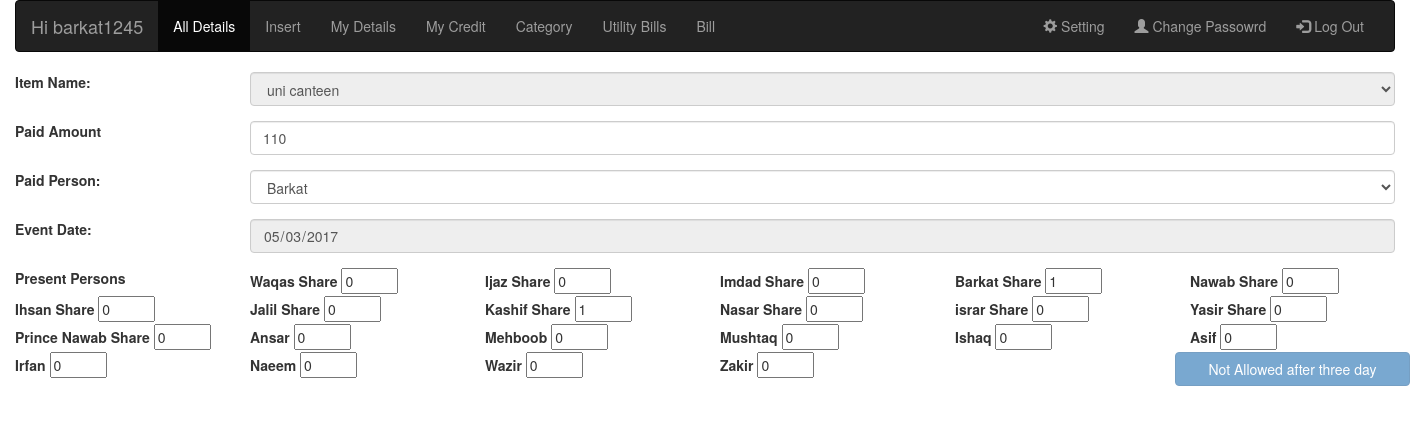
/edit.php?id=1887 (signed in), run on the app's committed database.
### tables this page shows
CREATE TABLE IF NOT EXISTS `bills` (
  `no` int(11) NOT NULL AUTO_INCREMENT,
  `eventdate` date NOT NULL,
  `item_name` varchar(50) NOT NULL,
  `paid_person` varchar(6) NOT NULL,
  `paid_amount` int(11) NOT NULL,
  `wsk_share` int(2) NOT NULL,
  `imd_share` int(2) NOT NULL,
  `brk_share` int(2) NOT NULL,
  `ijz_share` int(2) NOT NULL,
  `nwb_share` int(2) NOT NULL,
  `isn_share` int(2) NOT NULL,
  `jal_share` int(2) NOT NULL,
  `kas_share` int(2) NOT NULL,
  `nsr_share` int(2) NOT NULL,
  `isr_share` int(2) NOT NULL,
  `yas_share` int(2) NOT NULL,
  `nwbc_share` int(2) NOT NULL DEFAULT '0',
  `create_at` timestamp NOT NULL DEFAULT CURRENT_TIMESTAMP,
  `status` tinyint(4) NOT NULL DEFAULT '1',
  `actor` varchar(30) NOT NULL,
  `mhb_share` int(2) NOT NULL,
  `mus_share` int(2) NOT NULL,
  `isq_share` int(2) NOT NULL,
  `asf_share` int(2) NOT NULL DEFAULT '0',
  `ans_share` int(2) NOT NULL,
  `wzr_share` int(2) NOT NULL DEFAULT '0',
  `nae_share` int(2) NOT NULL DEFAULT '0',
  `irf_share` int(2) NOT NULL,
  `zkr_share` int(2) NOT NULL DEFAULT '0',
  PRIMARY KEY (`no`),
  UNIQUE KEY `eventdate` (`eventdate`,`item_name`,`paid_person`,`paid_amount`)
);

### sandbox/functions.php (the view, shortened to what this page needs)
<?php
function get_item($con,$select=""){
	 $q="SELECT item_name from items order by item_name ASC";
	$exe=mysqli_query($con,$q);
	while($exer=mysqli_fetch_assoc($exe)){
	echo	$item=$exer['item_name'];
		$s="";
		if($select==$item)
		{$s="Selected";}
echo "<option $s value='$item'>$item</option>";
		}
	}
function date_difference($eventdate,$actor){
 if($actor=="admin"){
	 return 0;
 }
	else {
		$now = time();
		$your_date = strtotime($eventdate);
		$datediff = $now - $your_date;
		$val = floor($datediff / (60 * 60 * 24));
		return $val;
	}
}
?>

### edit.php (shortened to what this page needs)
<?php require_once('template/head.php');?>
</head>
<body>
<div class="container-fluid">
     <?php require_once('template/nav.php');?>
<?php
if(isset($_GET['id'])){
$id=$_GET['id'];
 $q="SELECT * FROM bills WHERE no='$id'";
$exe=mysqli_query($con,$q);
$exer=mysqli_fetch_assoc($exe);
 $eventdate=$exer['eventdate'];
 $_create=$exer['create_at'];
 $itemname=$exer['item_name'];
 $paid_person=$exer['paid_person'];
 $paid_amount=$exer['paid_amount'];
 $wsk=$exer['wsk_share'];
 $ijz=$exer['ijz_share'];
 $imd=$exer['imd_share'];
 $brk=$exer['brk_share'];
 $nwb=$exer['nwb_share'];
 $isn=$exer['isn_share'];
 $jal=$exer['jal_share'];
 $kas=$exer['kas_share'];
 $nsr=$exer['nsr_share'];
 $isr=$exer['isr_share'];
 $yas=$exer['yas_share'];
 $nwbc=$exer['nwbc_share'];
 $ans=$exer['ans_share'];
 $mhb=$exer['mhb_share'];
  $mus=$exer['mus_share'];
  $isq=$exer['isq_share'];
	$asf=$exer['asf_share'];
	$irf=$exer['irf_share'];
	$nae=$exer['nae_share'];
  $wzr=$exer['wzr_share'];
   $zkr=$exer['zkr_share'];
$d=date_difference($_create,$actor);
if($d>3){
$c="disabled";
$act="Not Allowed after three day";
}
else{
$c="";
$act="Update";
}
}
?>
<form name="billinst" onsubmit="return validate()" method="post" action="update.php">
    <div class="form-group row">
    <label for="selectitem" class="col-sm-2 form-conrol-label">Item Name:</label>
    <div class="col-sm-10">
   <select class="form-control" id="selectitem" <?php if($actor !='admin'){echo 'readonly';} ?> name="item" onChange="remove_border('selectitem')" >
      <?php
      get_item($con,$itemname);
       ?>
    </select>
    </div>
 </div>
  <div class="form-group row">
    <label for="amount" class="col-sm-2 form-conrol-label">Paid Amount</label>
    <div class="col-sm-10">
    <input type="text" class="form-control" id="amount" class="col-sm-10" name="amount" value="<?php echo $paid_amount; ?>" required>
    </div>
 </div>
  <div class="form-group row">
    <label for="selectperson" class="col-sm-2 form-conrol-label">Paid Person:</label>
    <div class="col-sm-10">
   <select class="form-control" name="paid_person" id="selectperson" onChange="remove_border('selectperson')">
      <option value="barkat" <?php if($paid_person=="barkat"){echo "selected";} ?> >Barkat</option>
    </select>
    </div>
 </div>
  <div class="form-group row">
    <label for="item" class="col-sm-2 form-conrol-label">Event Date:</label>
    <div class="col-sm-10">
    <input type="date" class="form-control" id="datePicker" <?php if($actor !='admin'){echo 'readonly';} ?>  value="<?php echo $eventdate ?>" class="col-sm-10" name="event_date"  required>
    </div>
 </div>
    <div class="form-group row">
        <label class="col-sm-2">Present Persons</label>
        <div class="col-sm-2">
            <div class="">
                <label>Waqas Share </label>
                <input type="number" name="waqas" min="0" max="30" value="<?php echo $wsk ?>" required>
            </div>
        </div>
        <div class="col-sm-2">
            <div class="">
                <label>Ijaz Share </label>
                 <input type="number" name="ijaz" min="0" max="30" value="<?php echo $ijz ?>" required>
            </div>
        </div>
        <div class="col-sm-2">
            <div class="">
                <label>Imdad Share  </label>
                 <input type="number" name="imdad" min="0" max="30" value="<?php echo $imd ?>" required>
            </div>
        </div>
        <div class="col-sm-2">
            <div class="" name="barkat">
                <label>Barkat Share</label>
                  <input type="number" name="barkat" min="0" max="30" value="<?php echo $brk ?>"required>
            </div>
        </div>
        <div class="col-sm-2">
        <div class="" name="nawab">
                <label>Nawab Share</label>
                  <input type="number" name="nawab" min="0" max="30" value="<?php echo $nwb ?>"required>
            </div>
        </div>
          <div class="col-sm-2">
        <div class="" name="ihsan">
                <label>Ihsan Share</label>
                  <input type="number" name="ihsan" min="0" max="30" value="<?php echo $isn ?>"required>
            </div>
        </div>
           <div class="col-sm-2">
        <div class="" name="jalil">
                <label>Jalil Share</label>
                  <input type="number" name="jalil" min="0" max="30" value="<?php echo $jal ?>"required>
            </div>
        </div>
        <div class="col-sm-2">
        <div class="" name="kashif">
                <label>Kashif Share</label>
                  <input type="number" name="kashif" min="0" max="30" value="<?php echo $kas ?>"required>
            </div>
        </div>
        <div class="col-sm-2">
        <div class="" name="nasar">
                <label>Nasar Share</label>
                  <input type="number" name="nasar" min="0" max="30" value="<?php echo $nsr ?>"required>
            </div>
        </div>
		<div class="col-sm-2">
        <div class="" name="israr">
                <label>israr Share</label>
                  <input type="number" name="israr" min="0" max="30" value="<?php echo $isr ?>"required>
            </div>
        </div>
        <div class="col-sm-2">
        <div class="" name="yasir">
                <label>Yasir Share</label>
                  <input type="number" name="yasir" min="0" max="30" value="<?php echo $yas ?>"required>
            </div>
        </div>
		<div class="col-sm-2">
        <div class="" name="nawabc">
                <label> Prince Nawab Share</label>
                  <input type="number" name="nawabc" min="0" max="30" value="<?php echo $nwbc?>"required>
            </div>
        </div>
        <div class="col-sm-2">
        <div class="" name="ansar">
                <label> Ansar</label>
                  <input type="number" name="ansar" min="0" max="30" value="<?php echo $ans?>"required>
            </div>
        </div>
        <div class="col-sm-2">
        <div class="" name="mehboob">
                <label> Mehboob</label>
                  <input type="number" name="mehboob" min="0" max="30" value="<?php echo $mhb?>"required>
            </div>
        </div>
         <div class="col-sm-2">
        <div class="" name="Mushtaq">
                <label> Mushtaq</label>
                  <input type="number" name="mushtaq" min="0" max="30" value="<?php echo $mus?>"required>
            </div>
        </div>
         <div class="col-sm-2">
        <div class="" name="Ishaq">
                <label> Ishaq</label>
                  <input type="number" name="ishaq" min="0" max="30" value="<?php echo $isq?>"required>
            </div>
        </div>
<div class="col-sm-2">
        <div class="" name="Asif">
                <label> Asif</label>
                  <input type="number" name="asif" min="0" max="30" value="<?php echo $asf?>"required>
            </div>
        </div>
        <div class="col-sm-2">
        <div class="" name="Irfan">
                <label> Irfan</label>
                  <input type="number" name="irfan" min="0" max="30" value="<?php echo $irf?>"required>
            </div>
        </div>
<div class="col-sm-2">
        <div class="" name="Naeem">
                <label> Naeem</label>
                  <input type="number" name="naeem" min="0" max="30" value="<?php echo $nae?>"required>
            </div>
        </div>
        <div class="col-sm-2">
        <div class="" name="Wazir">
                <label> Wazir</label>
                  <input type="number" name="wazir" min="0" max="30" value="<?php echo $wzr?>"required>
            </div>
        </div>
		 <div class="col-sm-2">
        <div class="" name="Zakir">
                <label> Zakir</label>
                  <input type="number" name="Zakir" min="0" max="30" value="<?php echo $zkr?>"required>
            </div>
    </div>
    <button type="submit" <?php echo $c;?> class=" btn btn-primary col-sm-2 col-sm-push-2"><?php echo $act; ?></button>
</form>
</div>
     <?php require_once('template/foot.php');
?>

### data on the page
bills: amount "110", paid_person "Barkat", waqas "0", ijaz "0", imdad "0", barkat "1", nawab "0", ihsan "0", jalil "0", kashif "1", nasar "0", israr "0", yasir "0", nawabc "0", ansar "0", mehboob "0", mushtaq "0", ishaq "0", asif "0", irfan "0", naeem "0", wazir "0", Zakir "0", create_at "Not Allowed after three day"

### other printed values
$actor "barkat1245"
form field item "uni canteen"
